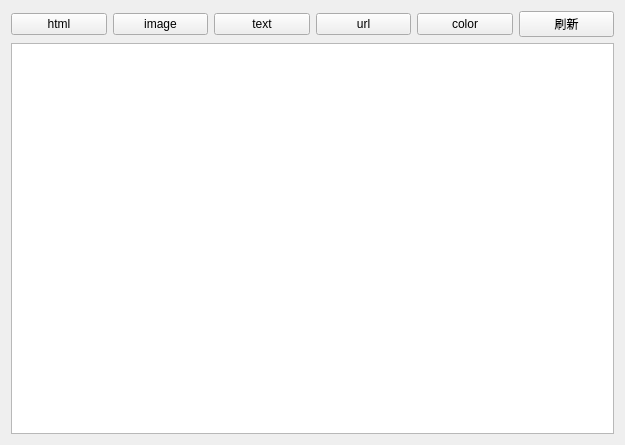
<?xml version="1.0" encoding="UTF-8"?>
<ui version="4.0">
 <class>Widget</class>
 <widget class="QWidget" name="Widget">
  <property name="geometry">
   <rect>
    <x>0</x>
    <y>0</y>
    <width>625</width>
    <height>445</height>
   </rect>
  </property>
  <property name="windowTitle">
   <string>Widget</string>
  </property>
  <layout class="QVBoxLayout" name="verticalLayout_3">
   <item>
    <layout class="QHBoxLayout" name="horizontalLayout">
     <item>
      <widget class="QPushButton" name="btnHtml">
       <property name="text">
        <string>html</string>
       </property>
      </widget>
     </item>
     <item>
      <widget class="QPushButton" name="btnImage">
       <property name="text">
        <string>image</string>
       </property>
      </widget>
     </item>
     <item>
      <widget class="QPushButton" name="btnText">
       <property name="text">
        <string>text</string>
       </property>
      </widget>
     </item>
     <item>
      <widget class="QPushButton" name="btnUrl">
       <property name="text">
        <string>url</string>
       </property>
      </widget>
     </item>
     <item>
      <widget class="QPushButton" name="btnColor">
       <property name="text">
        <string>color</string>
       </property>
      </widget>
     </item>
     <item>
      <widget class="QPushButton" name="btnRefresh">
       <property name="text">
        <string>刷新</string>
       </property>
      </widget>
     </item>
    </layout>
   </item>
   <item>
    <widget class="QTextBrowser" name="textBrowser"/>
   </item>
  </layout>
 </widget>
 <layoutdefault spacing="6" margin="11"/>
 <resources/>
 <connections/>
</ui>
